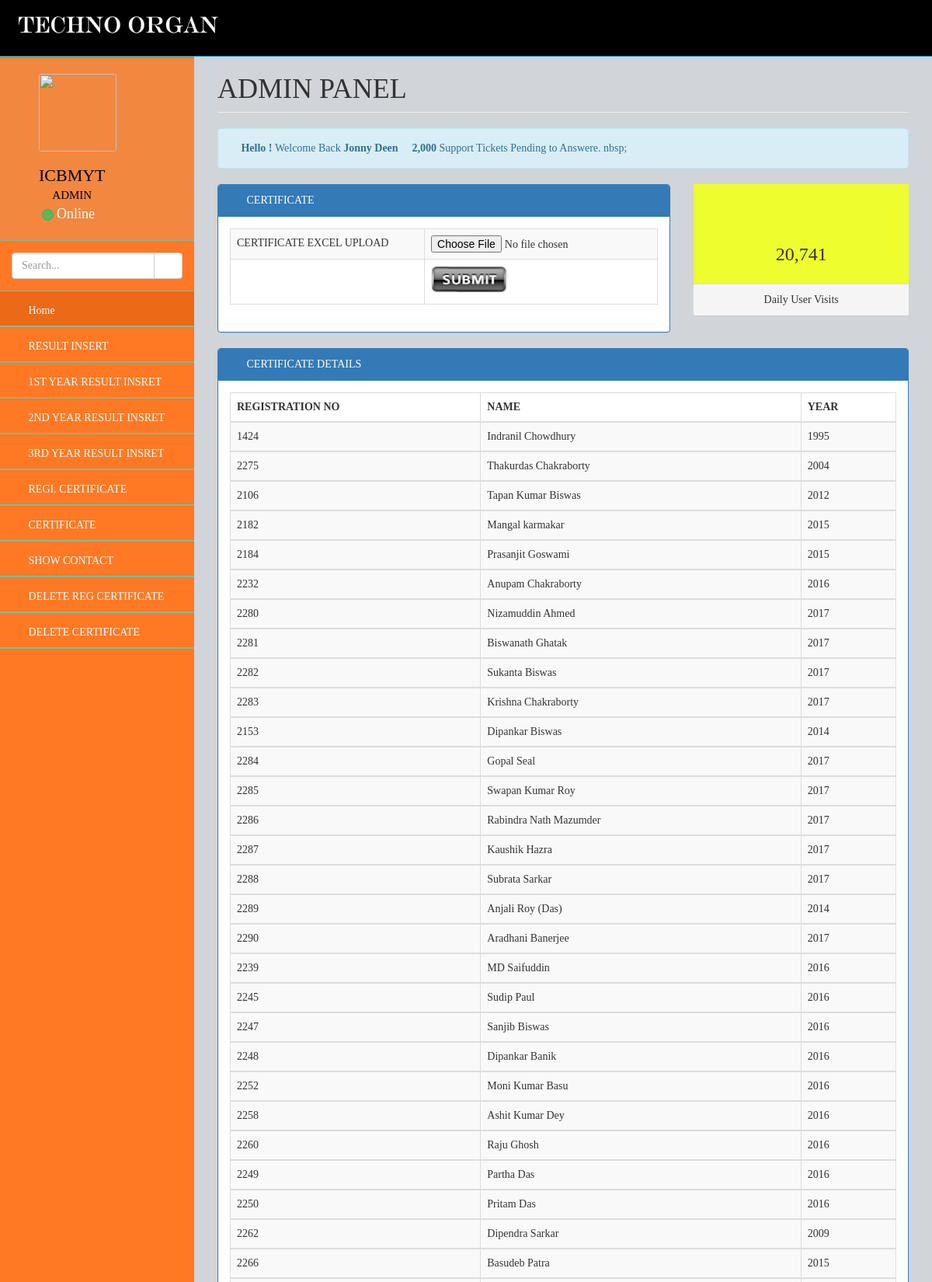
The app's page /admin/certificate-insert.php (upper part) with its own data.
### tables this page shows
CREATE TABLE `certificate` (
  `reg` varchar(40) NOT NULL,
  `name` varchar(50) NOT NULL,
  `year` varchar(50) NOT NULL
);

### admin/certificate-insert.php (the view, shortened to what this page needs)
<!DOCTYPE html>
<html>
<head>
    <link href="assets/plugins/bootstrap/bootstrap.css" rel="stylesheet" />
    <link href="assets/font-awesome/css/font-awesome.css" rel="stylesheet" />
    <link href="assets/plugins/pace/pace-theme-big-counter.css" rel="stylesheet" />
    <link href="assets/css/style.css" rel="stylesheet" />
    <link href="assets/css/main-style.css" rel="stylesheet" />
    <link href="assets/plugins/morris/morris-0.4.3.min.css" rel="stylesheet" />
   </head>
<body>
    <div id="wrapper">
        <nav class="navbar navbar-default navbar-fixed-top" role="navigation" id="navbar">
            <div class="navbar-header">
                <a class="navbar-brand" href="index.php">
                    <img src="assets/img/logo.png" alt="" />
                </a>
            </div>
            <ul class="nav navbar-top-links navbar-right">
                <li class="dropdown">
                    <a class="dropdown-toggle" data-toggle="dropdown" href="#">
                        <i class="fa fa-user fa-3x"></i>
                    </a>
                </li>
            </ul>
        </nav>
        <nav class="navbar-default navbar-static-side" role="navigation">
            <div class="sidebar-collapse">
                <ul class="nav" id="side-menu">
                    <li>
                        <div class="user-section">
                            <div class="user-section-inner">
                                <img src="assets/img/user-icon.png">
                            </div>
                            <div class="user-info" style="margin-left:50px;">
                                <div style="text-align:center;">ICBMYT</div>
		<div style="font-size:15px;">ADMIN</div>
                                <div class="user-text-online">
                                    <span class="user-circle-online btn btn-success btn-circle "></span>&nbsp;Online
                                </div>
                            </div>
		<div style="height:20px;"></div>
                        </div>
                    </li>
                    <li class="sidebar-search">
                        <div class="input-group custom-search-form">
                            <input type="text" class="form-control" placeholder="Search...">
                            <span class="input-group-btn">
                                <button class="btn btn-default" type="button">
                                    <i class="fa fa-search"></i>
                                </button>
                            </span>
                        </div>
                    </li>
                   <?php include 'menu.php' ;?>
                </ul>
            </div>
        </nav>
        <div id="page-wrapper">
            <div class="row">
                <div class="col-lg-12">
                    <h1 class="page-header"> ADMIN PANEL</h1>
                </div>
            </div>
            <div class="row">
                <div class="col-lg-12">
                    <div class="alert alert-info">
                        <i class="fa fa-folder-open"></i><b>&nbsp;Hello ! </b>Welcome Back <b>Jonny Deen </b>
 <i class="fa  fa-pencil"></i><b>&nbsp;2,000 </b>Support Tickets Pending to Answere. nbsp;
                    </div>
                </div>
            </div>
            <div class="row">
                <div class="col-lg-8">
                    <div class="panel panel-primary">
                        <div class="panel-heading">
                            <i class="fa fa-bar-chart-o fa-fw"></i> CERTIFICATE
                        </div>
                        <div class="panel-body">
                            <div class="row">
                                <div class="col-lg-12">
                                    <div class="table-responsive">
									<form action="upload_success_certificate.php" method="post" enctype="multipart/form-data">
                                        <table class="table table-bordered table-hover table-striped">
                                            <tbody style="font-family:Verdana;">
												<tr>
												<td>  CERTIFICATE EXCEL UPLOAD</td>
												<td><input type="file" name="file"  /></td>
												</tr>
												<tr>
												<td></td>
												<td><input type="image" src="assets/img/sbt.png" /></td>
												</tr>
                                      </tbody>
                                        </table>
										</form>
                                    </div>
                                </div>
                            </div>
                        </div>
                    </div>
                </div>
                <div class="col-lg-4">
                    <div class="panel panel-primary text-center no-boder">
                        <div class="panel-body yellow">
                            <i class="fa fa-bar-chart-o fa-3x"></i>
                            <h3>20,741 </h3>
                        </div>
                        <div class="panel-footer">
                            <span class="panel-eyecandy-title">Daily User Visits
                            </span>
                        </div>
                    </div>
				</div>
            </div>
			          <div class="panel panel-primary">
                        <div class="panel-heading">
                            <i class="fa fa-clock-o fa-fw"></i> CERTIFICATE DETAILS
                        </div>
                        <div class="panel-body">
                           <?php
		include('config.php');
		$sql=mysqli_query($con,"select * from certificate");
		if(mysqli_num_rows($sql)>0)
		{
		?>
	 <table class="table table-bordered table-hover table-striped" style="font-family: Verdana; font-size:14px;">
   <thead>
                                                <tr>
                                                    <th>REGISTRATION NO</th>
                                                    <th>NAME</th>
                                                    <th>YEAR</th>
                                                </tr>
                                            </thead>
		<?php
		while($r = mysqli_fetch_array($sql))
		{
		$reg = $r['reg'];
		$name = $r['name'];
		$year = $r['year'];
		?>
		 <tbody>
			<tr>
				<td><?php echo $reg; ?></td>
				<td><?php echo $name; ?></td>
				<td><?php echo $year; ?></td>
	</tr>
    </tbody>
	<?php
		}
	?>
	<?php
	}
	else
	{
	?>
     <?php
}
?>
</table>
                        </div>
                    </div>
                </div>
            </div>
</body>
</html>

### admin/menu.php (shortened to what this page needs)
               <li class="selected" style="background-color:#EB6917;"> <a href="index.php"><i class="fa fa-dashboard fa-fw"></i> Home</a> </li>
               <li><a ><i class="fa fa-bar-chart-o fa-fw"></i> RESULT INSERT<span class="fa arrow"></span></a></li>
 <li> <a href="1st-year-marksheet-insert.php"><i class="fa fa-table fa-fw"></i> 1ST YEAR RESULT INSRET</a> </li>
          		<li> <a href="2nd-year-marksheet-insert.php"><i class="fa fa-table fa-fw"></i> 2ND YEAR RESULT INSRET</a></li>
          		<li> <a href="3rd-year-marksheet-insert.php"><i class="fa fa-table fa-fw"></i> 3RD YEAR RESULT INSRET</a> </li>
                <li> <a href="registration-certificate-insert.php"><i class="fa fa-flask fa-fw"></i> REGI. CERTIFICATE</a> </li>
          		<li> <a href="certificate-insert.php"><i class="fa fa-table fa-fw"></i> CERTIFICATE</a></li>
<li> <a href="show-contact.php"><i class="fa fa-edit fa-fw"></i> SHOW CONTACT</a> </li>
          		<li> <a href=""onclick="myFunction1()"><i class="fa fa-edit fa-fw"></i> DELETE REG CERTIFICATE</a> </li>
 <li> <a href="" onclick="myFunction()"><i class="fa fa-edit fa-fw"></i> DELETE CERTIFICATE</a> </li>

### admin/assets/css/style.css (style rules this page uses)
body { background-color: #f8f8f8; font-family:Verdana; }
#wrapper { width: 100%; margin-top: 55px!important; background-color:#FF7924; }
#page-wrapper { padding: 0 15px; min-height: 568px; background-color:rgb(209, 212, 216); }
.navbar-static-side ul li { border-bottom:1px solid #84B899 !important; }
.navbar-top-links li { display: inline-block; }
.navbar-top-links li:last-child { margin-right: 15px; }
.navbar-top-links li a { padding: 20px; min-height: 50px; }
.sidebar-search { padding: 15px; }
.arrow { float: right; }
.fa.arrow:before { content: "\f104"; }
@media (min-width:768px) { .navbar-static-side { z-index: 1; position: absolute; width: 250px; } }
.btn-circle { width: 30px; height: 30px; padding: 6px 0; border-radius: 15px; text-align: center; font-size: 12px; line-height: 1.428571429; }

### admin/assets/css/main-style.css (style rules this page uses)
.user-section-inner { height: 100px; width: 100px; -moz-border-radius: 3px; -webkit-border-radius: 3px; border-radius: 3px; overflow: hidden; display: inline-block; float: left; margin-right: 15px; margin-top: 20px; margin-left:50px; }
.user-section-inner img { width:100px; height:100px; }
.user-info { display: block; color:#000!important; display: inline-block; padding-top:15px; text-transform:capitalize; margin-bottom:0px; margin-left:30px; text-align:center; }
.user-text-online { font-size:18px; color:#fff; margin-right:10px; }
.user-circle-online { width: 15px!important; height: 15px!important; }
.navbar-top-links > li > a { color: #FFFFFF; }
.nav > li > a { padding: 15px 15px; }
#side-menu { background-color:#FF7924; }
#side-menu a { color:#fff; border-bottom: 1px solid #84B899 !important; height: 45px; font-family:Verdana; }
.selected { background-color:rgb(83, 163, 163); }
.yellow { background-color:rgb(237, 253, 46); }
.no-boder { border:0px solid #5bc0de !important; }
#navbar { background-color:#000; }
.navbar-brand { padding-left:20px; }
.navbar-brand img { height:30px; }
.navbar-default { border-color: #27A6BE; }
@media (min-width:768px) { #page-wrapper { position: inherit; margin: 0 0 0 250px; padding: 0 30px; min-height: 1000px; } }

### records on screen
certificate: reg "1424", name "Indranil Chowdhury", year "1995"
certificate: reg "2275", name "Thakurdas Chakraborty", year "2004"
certificate: reg "2106", name "Tapan Kumar Biswas", year "2012"
certificate: reg "2182", name "Mangal karmakar", year "2015"
certificate: reg "2184", name "Prasanjit Goswami", year "2015"
certificate: reg "2232", name "Anupam Chakraborty", year "2016"
certificate: reg "2280", name "Nizamuddin Ahmed", year "2017"
certificate: reg "2281", name "Biswanath Ghatak", year "2017"
certificate: reg "2282", name "Sukanta Biswas", year "2017"
certificate: reg "2283", name "Krishna Chakraborty", year "2017"
certificate: reg "2153", name "Dipankar Biswas", year "2014"
certificate: reg "2284", name "Gopal Seal", year "2017"
certificate: reg "2285", name "Swapan Kumar Roy", year "2017"
certificate: reg "2286", name "Rabindra Nath Mazumder", year "2017"
certificate: reg "2287", name "Kaushik Hazra", year "2017"
certificate: reg "2288", name "Subrata Sarkar", year "2017"
certificate: reg "2289", name "Anjali Roy (Das)", year "2014"
certificate: reg "2290", name "Aradhani Banerjee", year "2017"
certificate: reg "2239", name "MD Saifuddin", year "2016"
certificate: reg "2245", name "Sudip Paul", year "2016"
certificate: reg "2247", name "Sanjib Biswas", year "2016"
certificate: reg "2248", name "Dipankar Banik", year "2016"
certificate: reg "2252", name "Moni Kumar Basu", year "2016"
certificate: reg "2258", name "Ashit Kumar Dey", year "2016"
certificate: reg "2260", name "Raju Ghosh", year "2016"
certificate: reg "2249", name "Partha Das", year "2016"
certificate: reg "2250", name "Pritam Das", year "2016"
certificate: reg "2262", name "Dipendra Sarkar", year "2009"
certificate: reg "2266", name "Basudeb Patra", year "2015"
